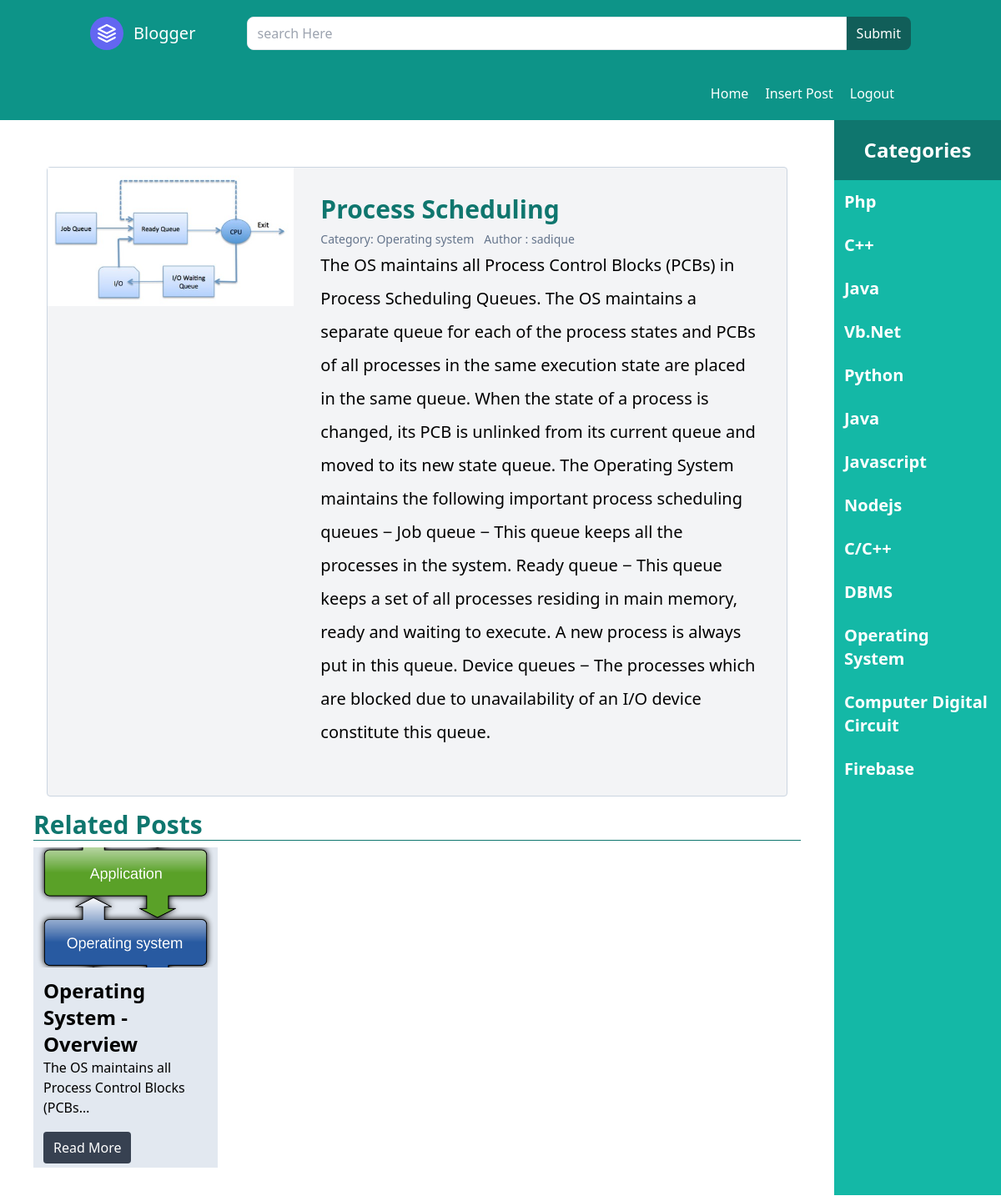
/viewPost/3/ (signed in), run on the app's committed database.
### cms/models.py (models this page shows, shortened)
class Post(models.Model):
    title = models.CharField(max_length=200,help_text="enter your post title")
    category = models.ForeignKey(Category, on_delete=models.CASCADE)
    author = models.ForeignKey(User, on_delete=models.CASCADE)
    content = models.TextField()
    dateofPub = models.DateTimeField(auto_now_add=True)
    image = models.ImageField(upload_to="post/")

class Category(models.Model):
    cat_title = models.CharField(max_length=200)
    cat_description = models.TextField(blank=True, null=True)
    def __str__(self):
        return self.cat_title

### cms/views.py (the view)
# urls.py: path("viewPost/<int:id>/",viewPost,name="viewPost"),
def viewPost(r,id):
    singlePost = get_object_or_404(Post,pk=id)
    data = {
        "categories":Category.objects.all(),
        "post" : singlePost ,
        "related_post" : Post.objects.filter(~Q(pk=id) & Q(category__id=singlePost.category.id))
    }
    return render(r, "details.html",data)

### templates/details.html
{% extends 'parent.html' %}
{% block content %}
<div class="flex">
    <div class="w-10/12 p-10">
        <div class="p-4 w-full">
            <div class="h-full bg-gray-100 rounded border border-slate-300">
             <div class="flex">
                <div class="w-4/12">
                    <img src="{{ post.image.url }}" class="w-full object-fill" alt="">
                </div>
                <div class="w-8/12  p-8 ">
                    <h2 class="text-3xl font-semibold capitalize text-teal-700">{{ post.title }}</h2>
                    <a class="inline-flex items-center">
                        <span class="flex items-center gap-3 mt-2 text-slate-500 text-sm">
                          <span >Category: {{ post.category }}</span>
                          <span>Author : {{ post.author }}</span>
                        </span>
                      </a>
                      <p class="leading-loose mb-6 text-xl">{{ post.content }}</p>
                </div>
             </div>
            </div>
          </div>
          <div class="flex gap-3">
            <h1 class="text-3xl font-semibold text-teal-700 border-b border-teal-700 w-full">Related Posts</h1>
          </div>
          <div class="grid grid-cols-4 gap-3 mt-2">
            {% for rpost in related_post %}
            <div class="col">
                <div class="bg-slate-200">
                    <img src="{{ rpost.image.url }}" alt="" class="w-full h-36 object-cover">
                    <div class="p-3">
                        <h2 class="text-2xl font-bold">{{ rpost.title }}</h2>
                        <p>{{ post.content|truncatechars:50 }}</p>
                        <br>
                        <a href="{% url 'viewPost' rpost.id %}" class="bg-gray-700 text-white hover:bg-gray-900 px-3 py-2 rounded">Read More</a>
                    </div>
                </div>
            </div>
            {% endfor %}
          </div>
        </div>
    <div class="w-2/12 h-[89.5vh] bg-teal-500">
        <div class="flex flex-col h-full overflow-y-scroll">
            <a class="bg-teal-700 text-white px-3 w-full py-5 font-semibold text-center text-2xl">Categories</a>
            {% for cat  in categories %}
                <a href="{% url 'filter' cat.id %}" class=" hover:bg-teal-700 text-xl  capitalize text-white px-3 w-full py-3 font-semibold">{{ cat.cat_title }}</a>
           {% endfor %}
        </div>
    </div>
</div>
{% endblock content %}

### data on the page
Post: image (picture), title "Process Scheduling", category "Operating system", author "sadique", content "The OS maintains all Process Control Blocks (PCBs) in Process Scheduling Queues. The OS maintains a separate queue for each of the process states and PCBs of all processes in the same execution state are placed in the same queue. When the state of a process is changed, its PCB is unlinked from its current queue and moved to its new state queue. The Operating System maintains the following important process scheduling queues − Job queue − This queue keeps all the processes in the system. Ready queue − This queue keeps a set of all processes residing in main memory, ready and waiting to execute. A new process is always put in this queue. Device queues − The processes which are blocked due to…", content "The OS maintains all Process Control Blocks (PCBs…"
Post: image (picture), title "Operating System - Overview"
Category: cat_title "Php"
Category: cat_title "C++"
Category: cat_title "Java"
Category: cat_title "Vb.net"
Category: cat_title "Python"
Category: cat_title "Java"
Category: cat_title "Javascript"
Category: cat_title "Nodejs"
Category: cat_title "C/C++"
Category: cat_title "DBMS"
Category: cat_title "Operating System"
Category: cat_title "Computer Digital Circuit"
Category: cat_title "Firebase"
